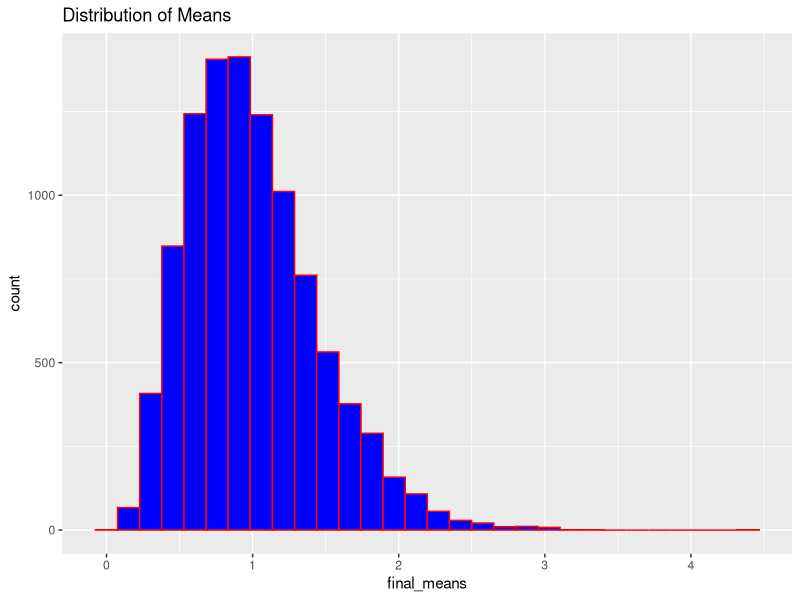
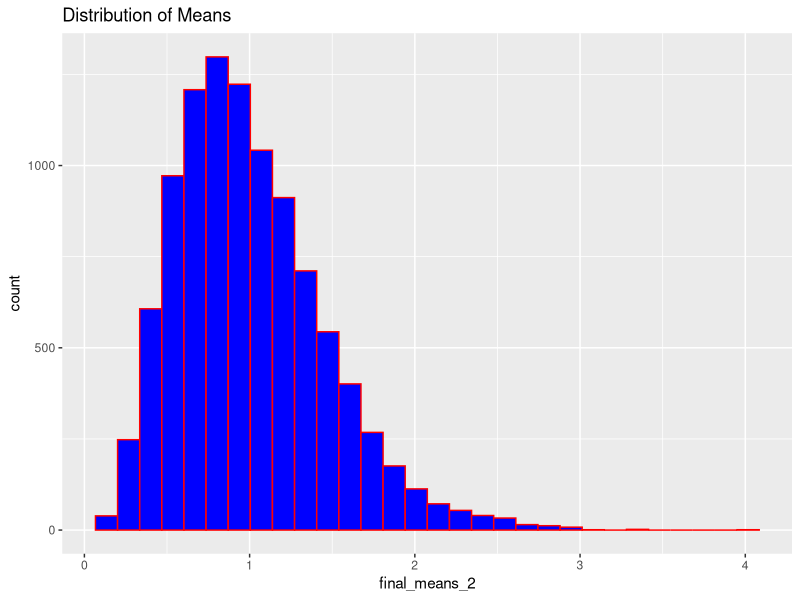
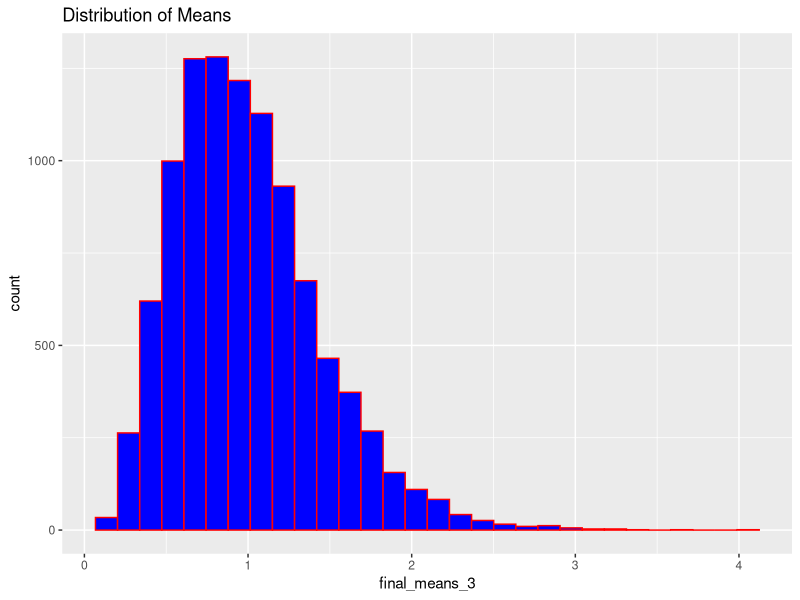
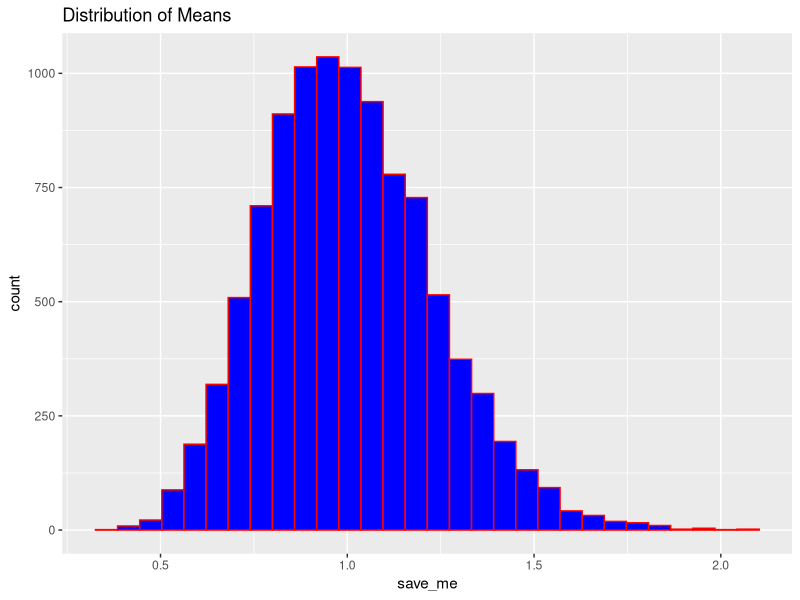

Write R code to recreate these figures, in order.
## ---- chunk 1
knitr::opts_chunk$set(echo = TRUE)
## ---- chunk 2
#####Problem 1:
#Copy paste and run the tribble given below.
library(tidyverse)
tribble( ~x, ~y, ~w, ~z,
         210,   300,   220,   180,
         102,   100,   119,   187,
         176,   175,   188,   173,
         87,    95,   91,     94,
         202,   210,  234,    218,
         110,   122,  131,    128,
) -> dt
dt

## 1a) Use and show a map function to find the “mean” of each column of the dt data table
map_dbl(dt, mean)

## 1b) Use and show a map function to find the “standard deviation” of each column of the dt data table.
map_dbl(dt, sd)

## 1c) Use and show a map function that will calculate the “square root” of each value of each column of the data table dt.
map_df(dt, sqrt)

## 1d) Use and show a map function that will calculate the “square root” of each value of each column of the data table dt.
summary(dt)


##### Problem 2: 
myfunction <- function(){
  s_means <- numeric(10000)
  for(i in seq_len(10000)) {
    s <- rexp(5, rate = 1)
    s_means[i] <- mean(s)
  }
  return(s_means)
} 
final_means <- myfunction()
ggplot(data=data.frame(final_means), aes(x=final_means))+
  geom_histogram(color = "red", fill = "blue")+
  labs(title = "Distribution of Means") 


## 2a) Repeat part 1 by using a map_*() function
map_function <- function(){
  s_means <- map_dbl(1:10000, ~mean(rexp(5, rate = 1)))
  return(s_means)
}  
final_means_2 <- map_function()

ggplot(data=data.frame(final_means_2), aes(x=final_means_2))+
  geom_histogram(color="red", fill = "blue")+
  labs(title = "Distribution of Means")

## 2b) Repeat part 1 by using the replicate() function
replicate_function <- function(){
  s_means <- replicate(10000, mean(rexp(5, rate = 1)))
  return(s_means)
} 
final_means_3 <- replicate_function() 

ggplot(data=data.frame(final_means_3), aes(x=final_means_3))+
  geom_histogram(color="red", fill = "blue")+
  labs(title = "Distribution of Means")

## 2c) Use a another for loop that will print out plots for sample sizes of 5, 10, and 20 observations (instead of just 5).
new_numbers <- c(5,10,20)
more_means <- function(new_numbers,n_iterations=10000) {
  s_means <- numeric(n_iterations)
  for(i in 1:n_iterations){
    s <- rexp(new_numbers, rate = 1)
    s_means[i] <- mean(s)
  }
  return(s_means)
} 
for (size in new_numbers)
  save_me <-more_means(size)
ggplot(data=data.frame(save_me), aes(x=save_me))+
  geom_histogram(color = "red", fill = "blue")+
  labs(title = "Distribution of Means") 
    
#Problem 3:

data(mtcars)

# Initialize an output vector to store standard deviation values
output <- vector("double", ncol(mtcars))

# Loop each column mtcars 
for (i in seq_along(mtcars)) {
  # Calculate sd and store 
  output[i] <- sd(mtcars[[i]])
}

# Print sd for column
output


